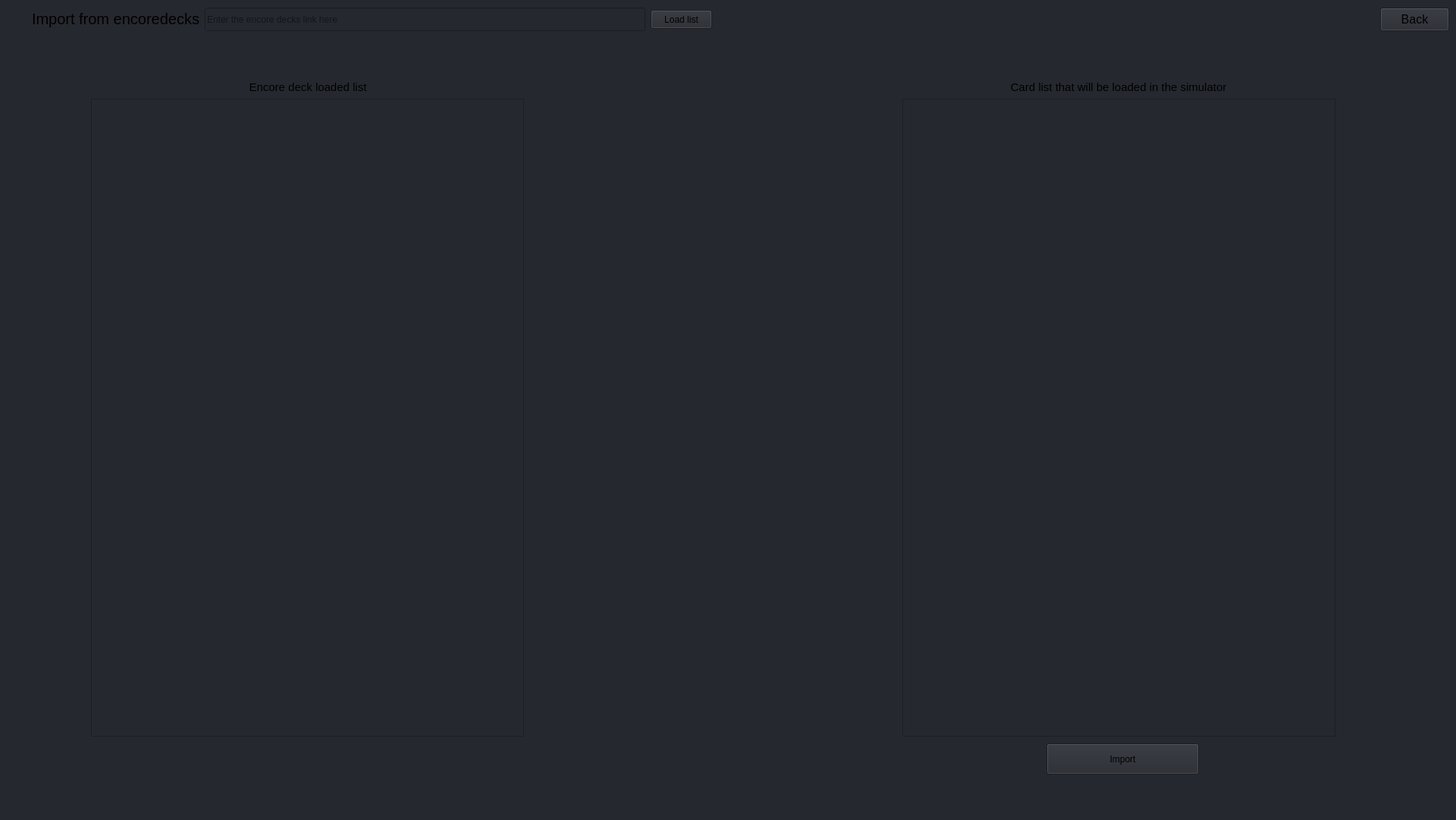
<?xml version="1.0" encoding="UTF-8"?>
<ui version="4.0">
 <class>MainWindow</class>
 <widget class="QMainWindow" name="MainWindow">
  <property name="geometry">
   <rect>
    <x>0</x>
    <y>0</y>
    <width>1920</width>
    <height>1081</height>
   </rect>
  </property>
  <property name="windowTitle">
   <string>MainWindow</string>
  </property>
  <widget class="QWidget" name="centralwidget">
   <widget class="QWidget" name="ImportDeckWidget" native="true">
    <property name="enabled">
     <bool>true</bool>
    </property>
    <property name="geometry">
     <rect>
      <x>0</x>
      <y>0</y>
      <width>1921</width>
      <height>1081</height>
     </rect>
    </property>
    <property name="styleSheet">
     <string notr="true">background-color: rgb(38, 40, 47);</string>
    </property>
    <widget class="QLineEdit" name="EncoreDeckLinkField">
     <property name="geometry">
      <rect>
       <x>270</x>
       <y>10</y>
       <width>581</width>
       <height>31</height>
      </rect>
     </property>
     <property name="placeholderText">
      <string>Enter the encore decks link here</string>
     </property>
    </widget>
    <widget class="QLabel" name="label_3">
     <property name="geometry">
      <rect>
       <x>3</x>
       <y>10</y>
       <width>260</width>
       <height>30</height>
      </rect>
     </property>
     <property name="font">
      <font>
       <pointsize>15</pointsize>
      </font>
     </property>
     <property name="text">
      <string>Import from encoredecks</string>
     </property>
     <property name="alignment">
      <set>Qt::AlignmentFlag::AlignRight|Qt::AlignmentFlag::AlignTrailing|Qt::AlignmentFlag::AlignVCenter</set>
     </property>
    </widget>
    <widget class="QPushButton" name="ImportButton">
     <property name="geometry">
      <rect>
       <x>858</x>
       <y>13</y>
       <width>81</width>
       <height>25</height>
      </rect>
     </property>
     <property name="text">
      <string>Load list</string>
     </property>
    </widget>
    <widget class="QPushButton" name="closeImportPanelButton">
     <property name="geometry">
      <rect>
       <x>1820</x>
       <y>10</y>
       <width>91</width>
       <height>31</height>
      </rect>
     </property>
     <property name="font">
      <font>
       <pointsize>12</pointsize>
      </font>
     </property>
     <property name="text">
      <string>Back</string>
     </property>
    </widget>
    <widget class="QTextEdit" name="encoreDecksList">
     <property name="geometry">
      <rect>
       <x>120</x>
       <y>130</y>
       <width>571</width>
       <height>841</height>
      </rect>
     </property>
    </widget>
    <widget class="QLabel" name="label">
     <property name="geometry">
      <rect>
       <x>121</x>
       <y>100</y>
       <width>570</width>
       <height>30</height>
      </rect>
     </property>
     <property name="font">
      <font>
       <pointsize>11</pointsize>
      </font>
     </property>
     <property name="text">
      <string>Encore deck loaded list</string>
     </property>
     <property name="alignment">
      <set>Qt::AlignmentFlag::AlignCenter</set>
     </property>
    </widget>
    <widget class="QTextEdit" name="encoreDecksList_2">
     <property name="geometry">
      <rect>
       <x>1190</x>
       <y>130</y>
       <width>571</width>
       <height>841</height>
      </rect>
     </property>
    </widget>
    <widget class="QLabel" name="label_2">
     <property name="geometry">
      <rect>
       <x>1190</x>
       <y>100</y>
       <width>570</width>
       <height>30</height>
      </rect>
     </property>
     <property name="font">
      <font>
       <pointsize>11</pointsize>
      </font>
     </property>
     <property name="text">
      <string>Card list that will be loaded in the simulator</string>
     </property>
     <property name="alignment">
      <set>Qt::AlignmentFlag::AlignCenter</set>
     </property>
    </widget>
    <widget class="QPushButton" name="pushButton">
     <property name="geometry">
      <rect>
       <x>1380</x>
       <y>980</y>
       <width>201</width>
       <height>41</height>
      </rect>
     </property>
     <property name="text">
      <string>Import</string>
     </property>
    </widget>
   </widget>
  </widget>
  <action name="actionUnload_simulator">
   <property name="text">
    <string>Unload simulator</string>
   </property>
  </action>
  <action name="actionExit">
   <property name="text">
    <string>Exit</string>
   </property>
  </action>
  <action name="actionColor">
   <property name="text">
    <string>Color</string>
   </property>
  </action>
  <action name="actionCost">
   <property name="text">
    <string>Cost</string>
   </property>
  </action>
  <action name="actionLevel">
   <property name="text">
    <string>Level</string>
   </property>
  </action>
  <action name="actionAscending">
   <property name="text">
    <string>Ascending</string>
   </property>
  </action>
  <action name="actionDescending">
   <property name="text">
    <string>Descending</string>
   </property>
  </action>
  <action name="actionAscending_2">
   <property name="text">
    <string>Ascending</string>
   </property>
  </action>
  <action name="actionDescending_2">
   <property name="text">
    <string>Descending</string>
   </property>
  </action>
  <action name="actionAscending_3">
   <property name="text">
    <string>Ascending</string>
   </property>
  </action>
  <action name="actionDescending_3">
   <property name="text">
    <string>Descending</string>
   </property>
  </action>
 </widget>
 <resources/>
 <connections/>
</ui>
